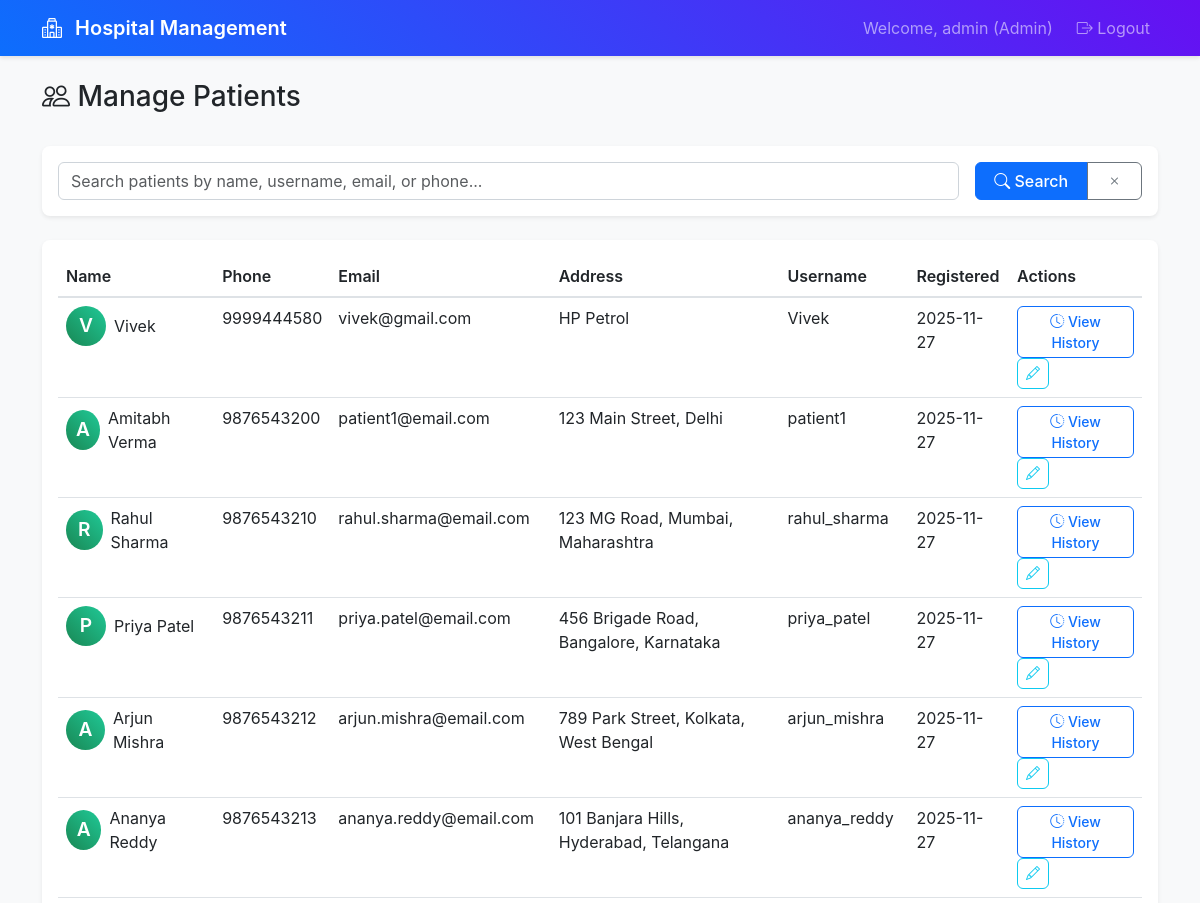
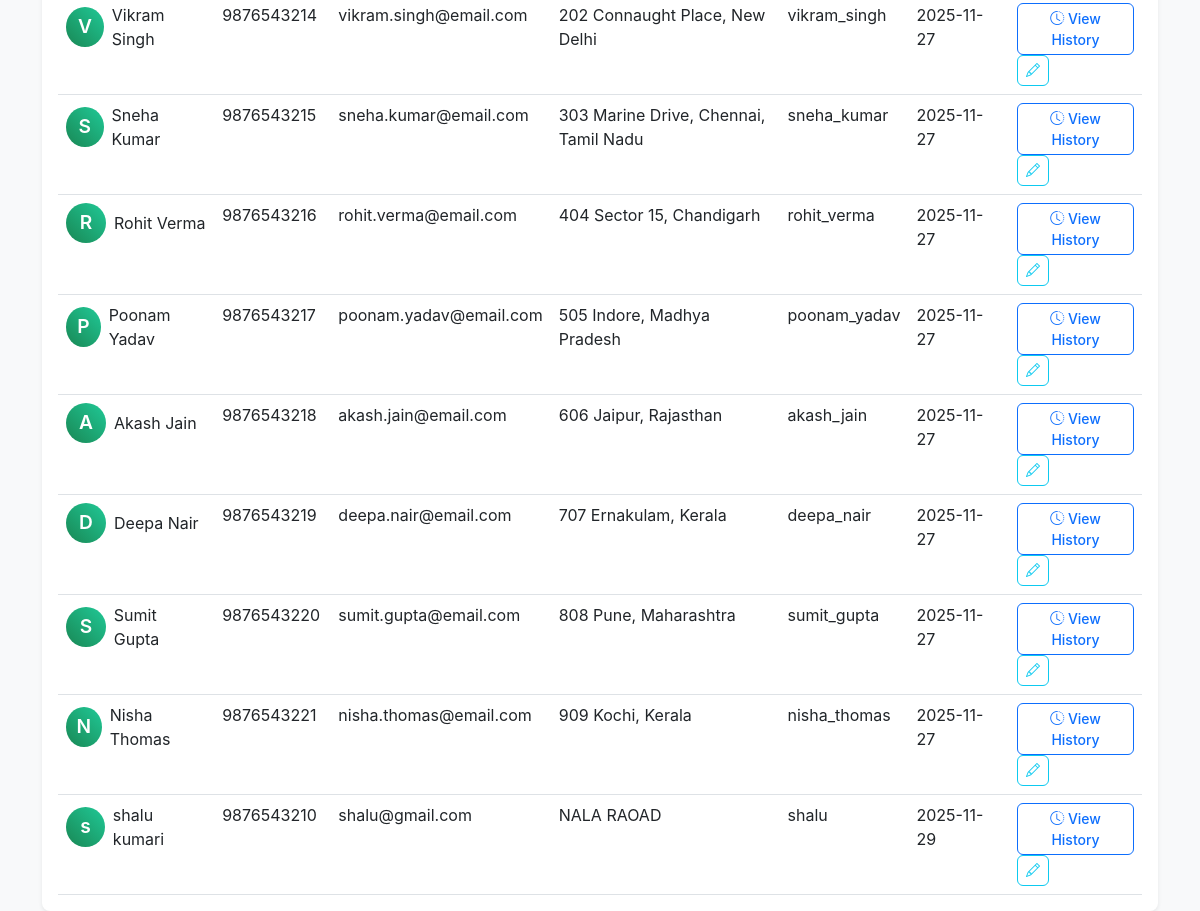
Screenshot of /admin/patients (signed in) with the database file from the repository (2 pictures, top to bottom).
### app.py (models this page shows)
class Patient(db.Model):
    __tablename__ = 'patients'
    id: Mapped[int] = mapped_column(primary_key=True)
    user_id: Mapped[int] = mapped_column(db.ForeignKey('users.id'), nullable=False)
    name: Mapped[str] = mapped_column(nullable=False)
    phone: Mapped[str] = mapped_column()
    address: Mapped[str] = mapped_column()
    created_at: Mapped[datetime] = mapped_column(default=datetime.utcnow)
    user = db.relationship('User', back_populates='patient')
    appointments = db.relationship('Appointment', back_populates='patient')

class User(db.Model):
    __tablename__ = 'users'
    id: Mapped[int] = mapped_column(primary_key=True)
    username: Mapped[str] = mapped_column(unique=True, nullable=False)
    email: Mapped[str] = mapped_column(unique=True, nullable=False)
    password_hash: Mapped[str] = mapped_column(nullable=False)
    role: Mapped[str] = mapped_column(nullable=False)  # admin, doctor, patient
    created_at: Mapped[datetime] = mapped_column(default=datetime.utcnow)
    doctor = db.relationship('Doctor', back_populates='user', uselist=False)
    patient = db.relationship('Patient', back_populates='user', uselist=False)

### routes.py (the view)
@app.route('/admin/patients')
@login_required
@role_required(['admin'])
def manage_patients():
    search_query = request.args.get('search', '').strip()
    if search_query:
        patients = Patient.query.join(User).filter(
            (Patient.name.like(f'%{search_query}%')) |
            (User.username.like(f'%{search_query}%')) |
            (User.email.like(f'%{search_query}%')) |
            (Patient.phone.like(f'%{search_query}%'))
        ).all()
    else:
        patients = Patient.query.join(User).all()
    return render_template('manage_patients.html', patients=patients, search_query=search_query)

### routes.py (called while the page is built)
def login_required(f):
    @wraps(f)
    def decorated_function(*args, **kwargs):
        if 'user_id' not in session:
            return redirect(url_for('login'))
        return f(*args, **kwargs)
    return decorated_function

def role_required(roles):
    def decorator(f):
        @wraps(f)
        def decorated_function(*args, **kwargs):
            if 'user_role' not in session or session['user_role'] not in roles:
                flash('Access denied. Insufficient permissions.', 'error')
                return redirect(url_for('login'))
            return f(*args, **kwargs)
        return decorated_function
    return decorator

### templates/manage_patients.html (shortened to what this page needs)
{% extends "base.html" %}
{% block content %}
<div class="row">
    <div class="col-12">
        <div class="d-flex justify-content-between align-items-center mb-4">
            <h1 class="h3">
                <i class="bi bi-people"></i> Manage Patients
            </h1>
        </div>
    </div>
</div>
<div class="row">
    <div class="col-12">
        <div class="card mb-4">
            <div class="card-body">
                <form method="GET" class="row g-3" id="patientSearchForm">
                    <div class="col-md-10">
                        <input type="text" class="form-control" name="search" id="patientSearchInput" placeholder="Search patients by name, username, email, or phone..." value="{{ search_query or '' }}">
                    </div>
                    <div class="col-md-2">
                        <div class="btn-group w-100" role="group">
                            <button type="submit" class="btn btn-primary">
                                <i class="bi bi-search"></i> Search
                            </button>
                            <button type="button" class="btn btn-outline-secondary" onclick="clearPatientSearch()">
                                <i class="bi bi-x"></i>
                            </button>
                        </div>
                    </div>
                </form>
            </div>
        </div>
        <div class="card">
            <div class="card-body">
                {% if patients %}
                <div class="table-responsive">
                    <table class="table table-hover">
                        <thead>
                            <tr>
                                <th>Name</th>
                                <th>Phone</th>
                                <th>Email</th>
                                <th>Address</th>
                                <th>Username</th>
                                <th>Registered</th>
                                <th>Actions</th>
                            </tr>
                        </thead>
                        <tbody>
                            {% for patient in patients %}
                            <tr>
                                <td>
                                    <div class="d-flex align-items-center">
                                        <div class="avatar bg-success text-white rounded-circle d-flex align-items-center justify-content-center me-2" style="width: 40px; height: 40px;">
                                            {{ patient.name[0] }}
                                        </div>
                                        {{ patient.name }}
                                    </div>
                                </td>
                                <td>{{ patient.phone or '-' }}</td>
                                <td>{{ patient.user.email if patient.user else '-' }}</td>
                                <td>{{ patient.address or '-' }}</td>
                                <td>{{ patient.user.username if patient.user else '-' }}</td>
                                <td>{{ patient.created_at.strftime('%Y-%m-%d') if patient.created_at else '-' }}</td>
                                <td>
                                    <a href="{{ url_for('admin_patient_history', patient_id=patient.id) }}" class="btn btn-sm btn-outline-primary">
                                        <i class="bi bi-clock-history"></i> View History
                                    </a>
                                    <button class="btn btn-sm btn-outline-info" onclick="alert('Edit feature coming soon!')">
                                        <i class="bi bi-pencil"></i>
                                    </button>
                                </td>
                            </tr>
                            {% endfor %}
                        </tbody>
                    </table>
                </div>
                {% endif %}
            </div>
        </div>
    </div>
</div>
{% endblock %}

### static/style.css (style rules this page uses)
:root { --primary-color: #0d6efd; --success-color: #198754; --info-color: #0dcaf0; --warning-color: #ffc107; --danger-color: #dc3545; --light-color: #f8f9fa; --dark-color: #212529; }
body { background-color: #f8f9fa; font-family: -apple-system, BlinkMacSystemFont, 'Segoe UI', Roboto, sans-serif; }
.card { border: none; box-shadow: 0 0.125rem 0.25rem rgba(0, 0, 0, 0.075); border-radius: 0.5rem; transition: box-shadow 0.15s ease-in-out; }
.avatar { font-weight: 600; font-size: 1.2em; }
.btn { border-radius: 0.375rem; font-weight: 500; transition: all 0.15s ease-in-out; }
.btn-primary { background-color: var(--primary-color); border-color: var(--primary-color); }
.form-control, .form-select { border-radius: 0.375rem; border: 1px solid #ced4da; transition: border-color 0.15s ease-in-out, box-shadow 0.15s ease-in-out; }
.table { margin-bottom: 0; }
.table th { font-weight: 600; color: var(--dark-color); border-bottom: 2px solid #dee2e6; }
.bg-success { background: linear-gradient(45deg, #198754, #20c997) !important; }
.card, .alert { animation: fadeInUp 0.5s ease-out; }

### rows the page displays
Patient: name "V", name "Vivek", phone "9999444580", user "vivek@gmail.com", address "HP Petrol", user "Vivek", created_at "2025-11-27"
Patient: name "A", name "Amitabh Verma", phone "9876543200", user "patient1@email.com", address "123 Main Street, Delhi", user "patient1", created_at "2025-11-27"
Patient: name "R", name "Rahul Sharma", phone "9876543210", user "rahul.sharma@email.com", address "123 MG Road, Mumbai, Maharashtra", user "rahul_sharma", created_at "2025-11-27"
Patient: name "P", name "Priya Patel", phone "9876543211", user "priya.patel@email.com", address "456 Brigade Road, Bangalore, Karnataka", user "priya_patel", created_at "2025-11-27"
Patient: name "A", name "Arjun Mishra", phone "9876543212", user "arjun.mishra@email.com", address "789 Park Street, Kolkata, West Bengal", user "arjun_mishra", created_at "2025-11-27"
Patient: name "A", name "Ananya Reddy", phone "9876543213", user "ananya.reddy@email.com", address "101 Banjara Hills, Hyderabad, Telangana", user "ananya_reddy", created_at "2025-11-27"
Patient: name "V", name "Vikram Singh", phone "9876543214", user "vikram.singh@email.com", address "202 Connaught Place, New Delhi", user "vikram_singh", created_at "2025-11-27"
Patient: name "S", name "Sneha Kumar", phone "9876543215", user "sneha.kumar@email.com", address "303 Marine Drive, Chennai, Tamil Nadu", user "sneha_kumar", created_at "2025-11-27"
Patient: name "R", name "Rohit Verma", phone "9876543216", user "rohit.verma@email.com", address "404 Sector 15, Chandigarh", user "rohit_verma", created_at "2025-11-27"
Patient: name "P", name "Poonam Yadav", phone "9876543217", user "poonam.yadav@email.com", address "505 Indore, Madhya Pradesh", user "poonam_yadav", created_at "2025-11-27"
Patient: name "A", name "Akash Jain", phone "9876543218", user "akash.jain@email.com", address "606 Jaipur, Rajasthan", user "akash_jain", created_at "2025-11-27"
Patient: name "D", name "Deepa Nair", phone "9876543219", user "deepa.nair@email.com", address "707 Ernakulam, Kerala", user "deepa_nair", created_at "2025-11-27"
Patient: name "S", name "Sumit Gupta", phone "9876543220", user "sumit.gupta@email.com", address "808 Pune, Maharashtra", user "sumit_gupta", created_at "2025-11-27"
Patient: name "N", name "Nisha Thomas", phone "9876543221", user "nisha.thomas@email.com", address "909 Kochi, Kerala", user "nisha_thomas", created_at "2025-11-27"
Patient: name "s", name "shalu kumari", phone "9876543210", user "shalu@gmail.com", address "NALA RAOAD", user "shalu", created_at "2025-11-29"

### other values shown
{{ session.username }} "admin"
{{ session.user_role.title() }} "Admin"
